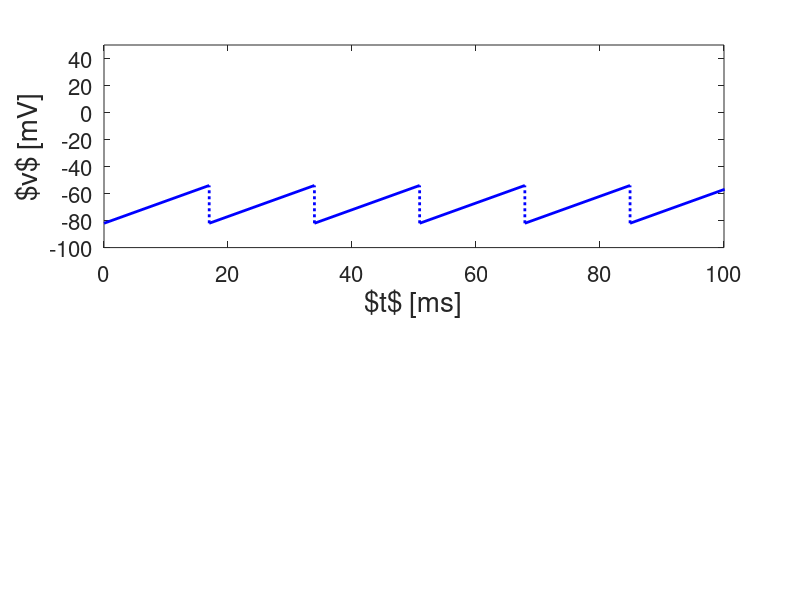

The MATLAB script that drew this image: (Note: this script raises an error after producing the figure.)
clear;
v(1)=-82; t(1)=0;
v(2)=-54; t(2)=(v(2)-v(1))/1.65;
subplot(211);
plot(t,v,'-b','Linewidth',2);
hold on;
plot([t(2),t(2)],[v(1),v(2)],':b','Linewidth',2);

for ijk=1:5,
    plot(t+t(2)*ijk,v,'-b','Linewidth',2);
    plot([(ijk+1)*t(2),(ijk+1)*t(2)],[v(1),v(2)],':b','Linewidth',2);
end;

set(gca,'Fontsize',16);
xlabel('$t$ [ms]','Fontsize',20); 
ylabel('$v$ [mV]','Fontsize',20); 
axis([0,100,-100,50]);

clear;
c=1;
g_k=36; 
g_na=120;
g_l=0.3;
v_k=-82;
v_na=45;
v_l=-59;

i_ext=7;

t_final=100;
dt=0.01;
dt05=dt/2;
m_steps=round(t_final/dt);

v(1)=-20;
n(1)=n_inf(v(1));
m(1)=m_inf(v(1));
h(1)=h_inf(v(1));


for k=1:m_steps,
    
    v_inc=(g_k*n(k)^4*(v_k-v(k))+g_na*m(k)^3*h(k)*(v_na-v(k))+g_l*(v_l-v(k))+i_ext)/c;
    n_inc=alpha_n(v(k))*(1-n(k))-beta_n(v(k))*n(k);
    m_inc=alpha_m(v(k))*(1-m(k))-beta_m(v(k))*m(k);
    h_inc=alpha_h(v(k))*(1-h(k))-beta_h(v(k))*h(k);
    I_Na(k)=g_na*m(k)^3*h(k)*(v_na-v(k));
    I_K(k)=g_k*n(k)^4*(v_k-v(k));
    
    v_tmp=v(k)+dt05*v_inc;
    n_tmp=n(k)+dt05*n_inc;
    m_tmp=m(k)+dt05*m_inc;
    h_tmp=h(k)+dt05*h_inc;
    
    v_inc=(g_k*n_tmp^4*(v_k-v_tmp)+g_na*m_tmp^3*h_tmp*(v_na-v_tmp)+g_l*(v_l-v_tmp)+i_ext)/c;
    n_inc=alpha_n(v_tmp)*(1-n_tmp)-beta_n(v_tmp)*n_tmp;
    m_inc=alpha_m(v_tmp)*(1-m_tmp)-beta_m(v_tmp)*m_tmp;
    h_inc=alpha_h(v_tmp)*(1-h_tmp)-beta_h(v_tmp)*h_tmp;
    
    v(k+1)=v(k)+dt*v_inc;
    n(k+1)=n(k)+dt*n_inc;
    m(k+1)=m(k)+dt*m_inc;
    h(k+1)=h(k)+dt*h_inc;
end;

t=[0:m_steps]*dt;


plot(t,v,'-k','Linewidth',1);
shg;
hold off;
    
    
